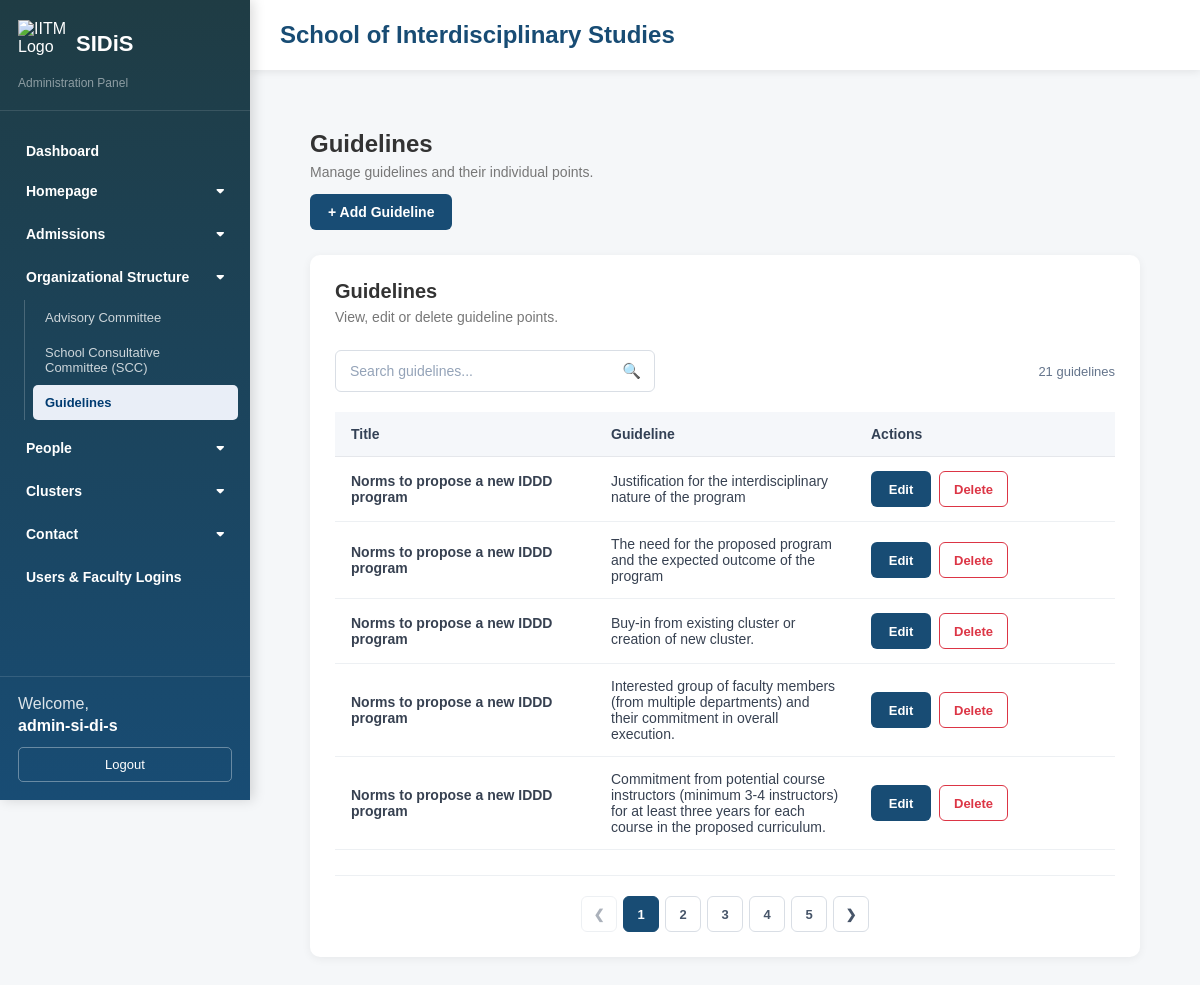
/admin/guidelines.php (signed in), run on the app's committed database.
### tables this page shows
CREATE TABLE `guidelines` (
  `id` int UNSIGNED NOT NULL,
  `title` varchar(255) NOT NULL,
  `guideline` text NOT NULL
);

### admin/guidelines.php (the view, shortened to what this page needs)
<?php
require_once __DIR__ . '/../config.php';
$sql = "
    SELECT
        id,
        title,
        guideline
    FROM guidelines
    ORDER BY id ASC
";
$stmt = $pdo->prepare($sql);
$stmt->execute();
$guidelines =
    $stmt->fetchAll(PDO::FETCH_ASSOC);
include 'header.php';
?>
<div class="dashboard-content">
    <div class="page-header">
        <div>
            <h2>Guidelines</h2>
            <p>
                Manage guidelines and their individual points.
            </p>
        </div>
        <div>
            <a
                href="addguidelines.php"
                class="btn-add"
            >
                + Add Guideline
            </a>
        </div>
    </div>
    <div class="dashboard-card">
        <div class="card-header">
            <div>
                <h3>Guidelines</h3>
                <p>
                    View, edit or delete guideline points.
                </p>
            </div>
        </div>
        <?php if (!empty($guidelines)): ?>
            <div class="table-toolbar">
                <div class="table-search">
                    <input
                        type="text"
                        id="guidelinesSearch"
                        class="table-search-input"
                        placeholder="Search guidelines..."
                        autocomplete="off"
                    >
                    <span class="table-search-icon">
                    </span>
                </div>
                <div
                    id="guidelinesSearchCount"
                    class="search-result-count"
                ></div>
            </div>
            <div class="table-wrapper">
                <table
                    class="data-table"
                    id="guidelinesTable"
                >
                    <thead>
                        <tr>
                            <th>Title</th>
                            <th>Guideline</th>
                            <th>Actions</th>
                        </tr>
                    </thead>
                    <tbody id="guidelinesTableBody">
                        <?php foreach ($guidelines as $item): ?>
                            <tr class="guidelines-row">
                                <td>
                                    <strong>
                                        <?= htmlspecialchars(
                                            $item['title'],
                                            ENT_QUOTES,
                                            'UTF-8'
                                        ) ?>
                                    </strong>
                                </td>
                                <td>
                                    <?= htmlspecialchars(
                                        $item['guideline'],
                                        ENT_QUOTES,
                                        'UTF-8'
                                    ) ?>
                                </td>
                                <td>
                                    <div class="table-actions">
                                        <a
                                            href="editguidelines.php?id=<?= (int)$item['id'] ?>"
                                            class="btn-edit"
                                        >
                                            Edit
                                        </a>
                                        <button
                                            type="button"
                                            class="btn-delete"
                                            onclick="openDeleteModal(
                                                <?= (int)$item['id'] ?>,
                                                <?= htmlspecialchars(
                                                    json_encode(
                                                        $item['guideline'],
                                                        JSON_HEX_TAG |
                                                        JSON_HEX_AMP |
                                                        JSON_HEX_APOS |
                                                        JSON_HEX_QUOT
                                                    ),
                                                    ENT_QUOTES,
                                                    'UTF-8'
                                                ) ?>
                                            )"
                                        >
                                            Delete
                                        </button>
                                    </div>
                                </td>
                            </tr>
                        <?php endforeach; ?>
                    </tbody>
                </table>
            </div>
            <div
                id="guidelinesPagination"
                class="table-pagination"
            ></div>
        <?php endif; ?>
    </div>
</div>
<?php include 'footer.php'; ?>

### admin/style.css (style rules this page uses)
* { box-sizing: border-box; }
body { margin: 0; font-family: Arial, Helvetica, sans-serif; background: #f5f7f9; color: #333; }
.dashboard-content { padding: 30px; }
.page-header { margin-bottom: 25px; }
.page-header h2 { margin: 0; font-size: 24px; font-weight: 600; }
.page-header p { margin-top: 6px; color: #777; font-size: 14px; }
.dashboard-card { background: #fff; border-radius: 10px; padding: 25px; margin-bottom: 25px; box-shadow: 0 2px 10px rgba(0, 0, 0, 0.06); }
.card-header { margin-bottom: 25px; }
.card-header h3 { margin: 0; font-size: 20px; font-weight: 600; }
.card-header p { color: #777; margin-top: 6px; font-size: 14px; }
.table-wrapper { width: 100%; overflow-x: auto; margin-top: 20px; }
.data-table { width: 100%; border-collapse: separate; border-spacing: 0; table-layout: fixed; }
.data-table thead th { background: #f5f7fa; color: #334155; font-size: 14px; font-weight: 600; text-align: left; padding: 14px 16px; border-bottom: 1px solid #e5e7eb; white-space: nowrap; }
.data-table tbody td { padding: 14px 16px; border-bottom: 1px solid #edf0f3; vertical-align: middle; color: #374151; font-size: 14px; }
.table-actions { display: flex; align-items: center; gap: 8px; white-space: nowrap; }
.btn-edit { display: inline-flex; align-items: center; justify-content: center; min-width: 60px; height: 36px; padding: 0 14px; background: #184c74; color: #ffffff; border: none; border-radius: 6px; font-size: 13px; font-weight: 600; text-decoration: none; cursor: pointer; transition: all 0.2s ease; }
.btn-delete { display: inline-flex; align-items: center; justify-content: center; min-width: 65px; height: 36px; padding: 0 14px; background: #ffffff; color: #dc3545; border: 1px solid #dc3545; border-radius: 6px; font-size: 13px; font-weight: 600; cursor: pointer; transition: all 0.2s ease; }
.btn-add { display: inline-flex; align-items: center; justify-content: center; gap: 6px; padding: 10px 18px; background: #184c74; color: #ffffff; border-radius: 6px; font-size: 14px; font-weight: 600; text-decoration: none; transition: all 0.2s ease; }
.table-toolbar { display: flex; align-items: center; justify-content: space-between; gap: 20px; margin: 20px 0; }
.table-search { position: relative; width: 320px; }
.table-search-input { width: 100%; height: 42px; padding: 0 42px 0 14px; border: 1px solid #d9dee5; border-radius: 6px; background: #ffffff; color: #334155; font-size: 14px; outline: none; transition: border-color 0.2s ease, box-shadow 0.2s ease; }
.table-search-input::placeholder { color: #94a3b8; }
.table-search-icon { position: absolute; right: 14px; top: 50%; transform: translateY(-50%); color: #64748b; font-size: 15px; pointer-events: none; }
.search-result-count { color: #64748b; font-size: 13px; }
.table-pagination { display: flex; align-items: center; justify-content: center; gap: 6px; margin-top: 25px; padding-top: 20px; border-top: 1px solid #edf0f3; }

### data on the page
guidelines: title "Norms to propose a new IDDD program", guideline "Justification for the interdisciplinary nature of the program"
guidelines: title "Norms to propose a new IDDD program", guideline "The need for the proposed program and the expected outcome of the program"
guidelines: title "Norms to propose a new IDDD program", guideline "Buy-in from existing cluster or creation of new cluster."
guidelines: title "Norms to propose a new IDDD program", guideline "Interested group of faculty members (from multiple departments) and their commitment in overall execution."
guidelines: title "Norms to propose a new IDDD program", guideline "Commitment from potential course instructors (minimum 3-4 instructors) for at least three years for each course in the proposed curriculum."

### other printed values
$section "Homepage"
$section "Admissions"
$section "Organizational Structure"
$pageTitle "Advisory Committee"
$pageTitle "School Consultative Committee (SCC)"
$pageTitle "Guidelines"
$section "People"
$section "Clusters"
$section "Contact"
$_SESSION['admin_username'] "admin-si-di-s"
